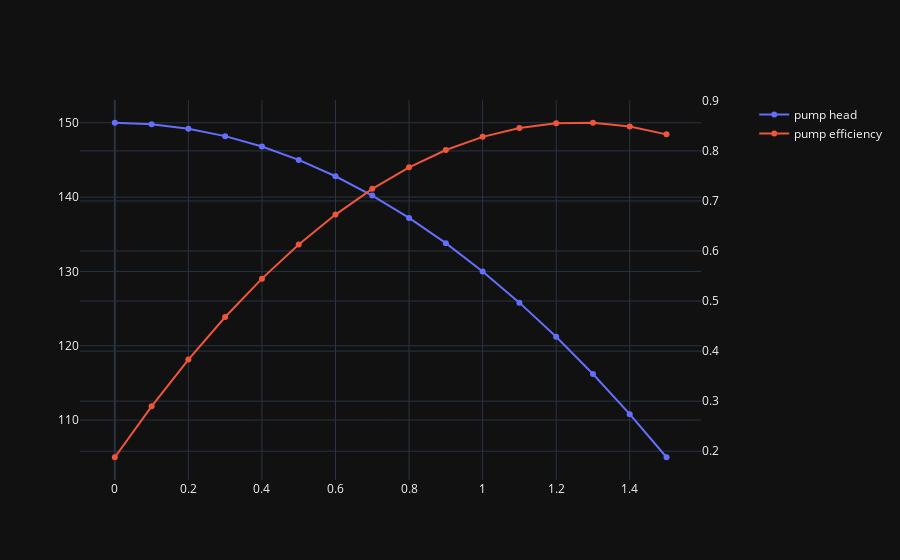

Notebook code cell kept with this figure:
### Markdown cell above
## 1. Pump operating point

Pump H-Q curve and \\(\eta\\)-Q is fitted to the following polynomial.

$$
H = 150 - 20Q^2
$$
$$
\eta = -0.420Q^2 + 1.06Q + 0.188
$$

The maximum flow of the pump is 1.5 m3/s. The pump is unstable over this flow.

The pump is operating at 1170 RPM and pump water at 20<sup>o</sup>C from one reservoir to another 35m higher through 450m steel pipe of nominal diameter 400mm with schedule 40. What is the operating point of the pump? What is the power consumption of the pump?

### Code cell
# Let's plot the pump curve first

def get_pump_head_m(vol_flow_m3_per_s) -> float:
    """Returns the pump head"""
    return 150 - 20.0 * np.power(vol_flow_m3_per_s, 2)

def get_pump_efficiency(vol_flow_m3_per_s) -> float:
    """Returns the pump efficiency"""
    return -0.42 * np.power(vol_flow_m3_per_s, 2) + 1.06 * vol_flow_m3_per_s + 0.188

vol_flow_m3_per_s_array = np.linspace(0, 1.5, 16)
pump_head_m_array = get_pump_head_m(vol_flow_m3_per_s_array)
pump_efficiency_array = get_pump_efficiency(vol_flow_m3_per_s_array)
fig = make_subplots(specs=[[dict(secondary_y=True)]])
fig.add_scatter(x=vol_flow_m3_per_s_array, y=pump_head_m_array, name="pump head")
fig.add_scatter(x=vol_flow_m3_per_s_array, y=pump_efficiency_array, name="pump efficiency", secondary_y=True)

### Figure 1 — Plotly figure (JSON) as saved in the notebook; plotly's stock layout.template omitted (floating-point values rounded to 4 significant figures)
{"data": [{"name": "pump head", "x": [0.0, 0.1, 0.2, 0.3, 0.4, 0.5, 0.6, 0.7, 0.8, 0.9, 1.0, 1.1, 1.2, 1.3, 1.4, 1.5], "y": [150.0, 149.8, 149.2, 148.2, 146.8, 145.0, 142.8, 140.2, 137.2, 133.8, 130.0, 125.8, 121.2, 116.2, 110.8, 105.0], "type": "scatter"}, {"name": "pump efficiency", "x": [0.0, 0.1, 0.2, 0.3, 0.4, 0.5, 0.6, 0.7, 0.8, 0.9, 1.0, 1.1, 1.2, 1.3, 1.4, 1.5], "y": [0.188, 0.2898, 0.3832, 0.4682, 0.5448, 0.613, 0.6728, 0.7242, 0.7672, 0.8018, 0.828, 0.8458, 0.8552, 0.8562, 0.8488, 0.833], "type": "scatter", "xaxis": "x", "yaxis": "y2"}], "layout": {"xaxis": {"anchor": "y", "domain": [0.0, 0.94]}, "yaxis": {"anchor": "x", "domain": [0.0, 1.0]}, "yaxis2": {"anchor": "x", "overlaying": "y", "side": "right"}}}
